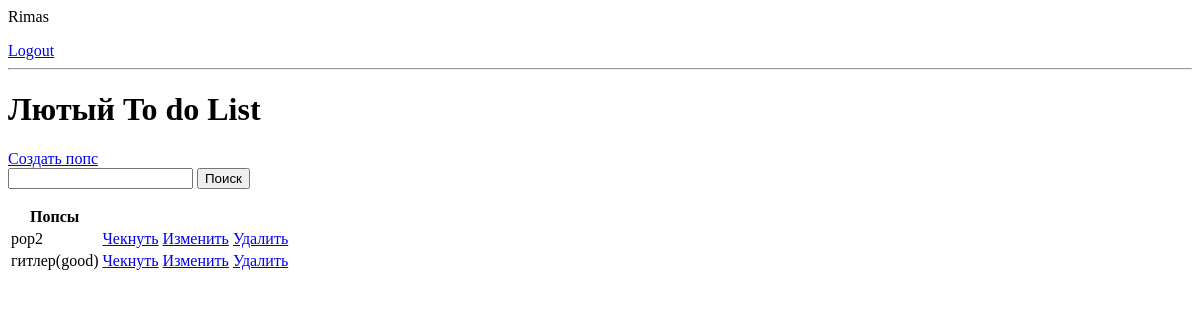
Before: / (signed in) with the older database file.
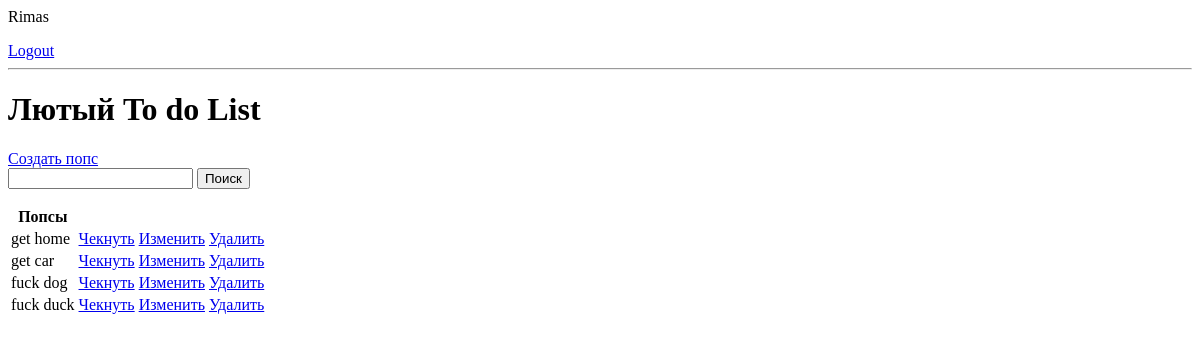
After: the same page with the newer database file.
### base/models.py (models this page shows, shortened)
class Task(models.Model):
    user = models.ForeignKey(
        User, on_delete=models.CASCADE, null=True, blank=True)
    title = models.CharField(max_length=200)
    description = models.TextField(null=True, blank=True)
    complete = models.BooleanField(default=False)
    create = models.DateTimeField(auto_now_add=True)
    class Meta:
        ordering = ['complete']

### base/views.py (the view)
# urls.py: path('', TaskList.as_view(), name='tasks'),
class TaskList(LoginRequiredMixin, ListView):
    model = Task
    context_object_name = 'tasks'
    def get_context_data(self, **kwargs):
        context = super().get_context_data(**kwargs)
        context['tasks'] = context['tasks'].filter(user=self.request.user)
        context['count'] = context['tasks'].filter(complete=False).count()
        search_input = self.request.GET.get('search-area') or ''
        if search_input:
            context['tasks'] = context['tasks'].filter(title__icontains=search_input)
        context['search_input'] = search_input
        return context

### base/templates/base/task_list.html
{% if request.user.is_authenticated %}
<p>{{request.user}}</p>
<a href="{% url 'logout' %}">Logout</a>
{% else %}
<a href="{% url 'login' %}">Login</a>
{% endif %}
<hr>
<h1>Лютый To do List {{color}}</h1>
<a href="{% url 'task-create' %}">Создать попс</a>
<form method="GET">
    <input type="text" name="search-area" value="{{ search_input }}">
    <input type="submit" value="Поиск">
</form>
<table>
    <tr>
        <th>Попсы</th>
        <th></th>
        <th></th>
    </tr>
    {% for task in tasks %}
    <tr>
        <td>{{task.title}}</td>
        <td><a href="{% url 'task' task.id%}">Чекнуть</a></td>
        <td><a href="{% url 'task-update' task.id%}">Изменить</a></td>
        <td><a href="{% url 'task-delete' task.id%}">Удалить</a></td>
    </tr>
    {% empty %}
       <h3>Нету попсов</h3>
    {% endfor %}
</table>

Changed rows visible on the page:
removed Task: title "pop2"
removed Task: title "гитлер(good)"
added Task: title "get home"
added Task: title "get car"
added Task: title "fuck dog"
added Task: title "fuck duck"
